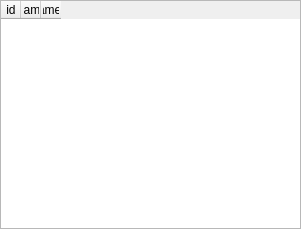
<?xml version="1.0" encoding="UTF-8"?>
<ui version="4.0">
 <class>catalogCaliberList</class>
 <widget class="QWidget" name="catalogCaliberList">
  <property name="geometry">
   <rect>
    <x>0</x>
    <y>0</y>
    <width>301</width>
    <height>229</height>
   </rect>
  </property>
  <property name="windowTitle">
   <string>Form</string>
  </property>
  <layout class="QGridLayout" name="gridLayout">
   <property name="leftMargin">
    <number>0</number>
   </property>
   <property name="topMargin">
    <number>0</number>
   </property>
   <property name="rightMargin">
    <number>0</number>
   </property>
   <property name="bottomMargin">
    <number>0</number>
   </property>
   <property name="spacing">
    <number>0</number>
   </property>
   <item row="0" column="0">
    <widget class="QTableWidget" name="tableWidget">
     <property name="editTriggers">
      <set>QAbstractItemView::NoEditTriggers</set>
     </property>
     <property name="selectionMode">
      <enum>QAbstractItemView::SingleSelection</enum>
     </property>
     <property name="selectionBehavior">
      <enum>QAbstractItemView::SelectRows</enum>
     </property>
     <property name="sortingEnabled">
      <bool>true</bool>
     </property>
     <attribute name="horizontalHeaderCascadingSectionResizes">
      <bool>false</bool>
     </attribute>
     <attribute name="horizontalHeaderDefaultSectionSize">
      <number>20</number>
     </attribute>
     <attribute name="horizontalHeaderHighlightSections">
      <bool>true</bool>
     </attribute>
     <attribute name="horizontalHeaderMinimumSectionSize">
      <number>20</number>
     </attribute>
     <attribute name="horizontalHeaderShowSortIndicator" stdset="0">
      <bool>true</bool>
     </attribute>
     <attribute name="verticalHeaderDefaultSectionSize">
      <number>50</number>
     </attribute>
     <column>
      <property name="text">
       <string>id</string>
      </property>
     </column>
     <column>
      <property name="text">
       <string>Name</string>
      </property>
     </column>
     <column>
      <property name="text">
       <string>Diameter</string>
      </property>
     </column>
    </widget>
   </item>
  </layout>
 </widget>
 <resources>
  <include location="../.rsrc/res.qrc"/>
 </resources>
 <connections/>
</ui>
